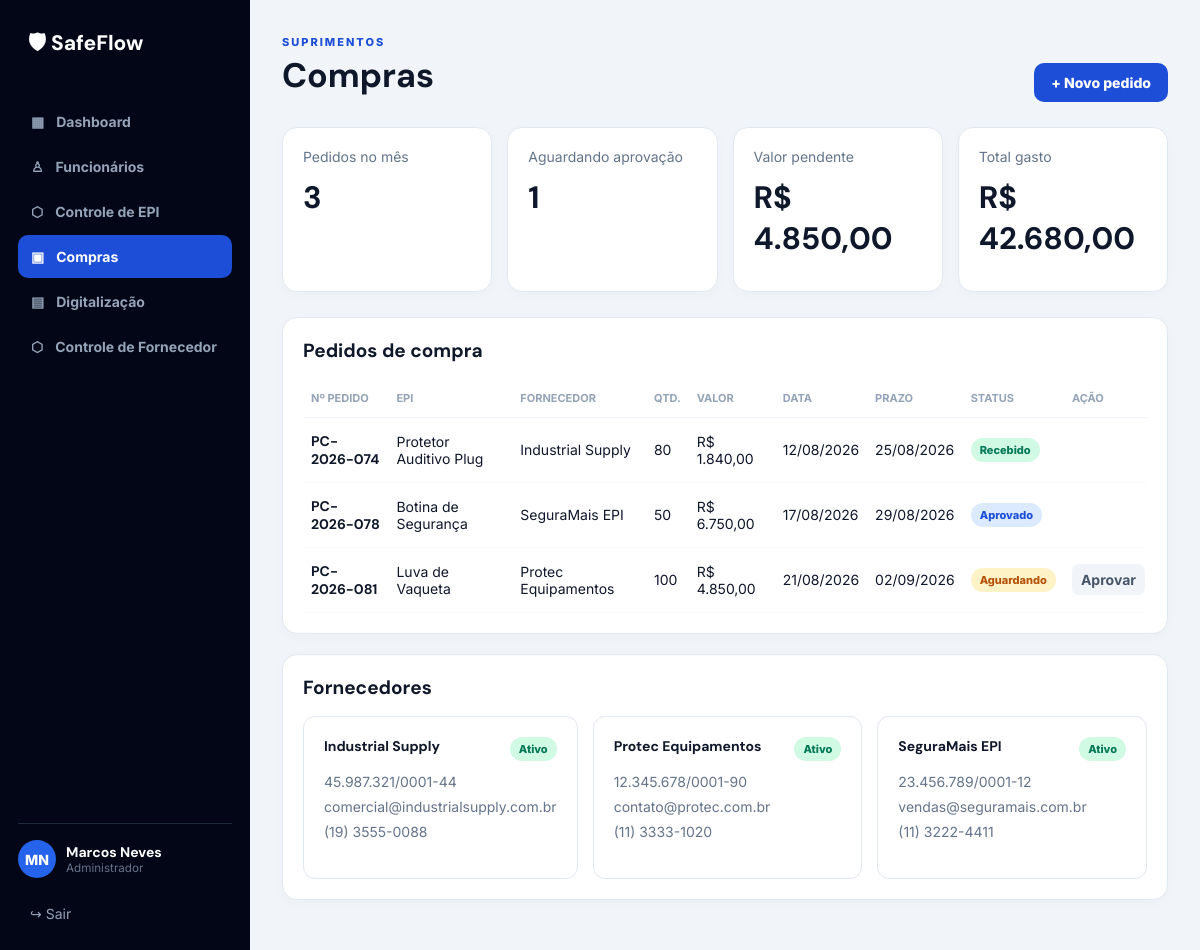
The app's page /compras.php (signed in) with its own data.
### tables this page shows
CREATE TABLE IF NOT EXISTS pedidos (
  id INT AUTO_INCREMENT PRIMARY KEY,
  numero VARCHAR(30) NOT NULL UNIQUE,
  epi_id INT NULL,
  fornecedor_id INT NULL,
  quantidade INT NOT NULL DEFAULT 1,
  valor DECIMAL(12,2) NOT NULL DEFAULT 0.00,
  data_pedido DATE NOT NULL,
  prazo DATE NULL,
  status ENUM('Aguardando','Aprovado','Recebido','Cancelado') NOT NULL DEFAULT 'Aguardando',
  observacoes TEXT NULL,
  criado_em TIMESTAMP DEFAULT CURRENT_TIMESTAMP,
  CONSTRAINT fk_pedidos_epi FOREIGN KEY (epi_id) REFERENCES epis(id) ON DELETE SET NULL ON UPDATE CASCADE,
  CONSTRAINT fk_pedidos_fornecedor FOREIGN KEY (fornecedor_id) REFERENCES fornecedores(id) ON DELETE SET NULL ON UPDATE CASCADE
);

CREATE TABLE IF NOT EXISTS epis (
  id INT AUTO_INCREMENT PRIMARY KEY,
  nome VARCHAR(150) NOT NULL,
  ca VARCHAR(30) NOT NULL,
  categoria VARCHAR(80) NOT NULL,
  estoque INT NOT NULL DEFAULT 0,
  estoque_minimo INT NOT NULL DEFAULT 0,
  validade_ca DATE NOT NULL,
  criado_em TIMESTAMP DEFAULT CURRENT_TIMESTAMP
);

CREATE TABLE IF NOT EXISTS fornecedores (
  id INT AUTO_INCREMENT PRIMARY KEY,
  nome VARCHAR(150) NOT NULL,
  cnpj VARCHAR(30) NULL,
  email VARCHAR(150) NULL,
  telefone VARCHAR(30) NULL,
  status ENUM('Ativo','Inativo') NOT NULL DEFAULT 'Ativo',
  criado_em TIMESTAMP DEFAULT CURRENT_TIMESTAMP
);

### compras.php (the view, shortened to what this page needs)
<?php
require 'includes/header.php';
$ped = $pdo->query(
    "SELECT p.*, e.nome epi, f.nome fornecedor
     FROM pedidos p
     LEFT JOIN epis e ON e.id = p.epi_id
     LEFT JOIN fornecedores f ON f.id = p.fornecedor_id
     ORDER BY p.id DESC"
)->fetchAll();
$for = $pdo->query("SELECT * FROM fornecedores ORDER BY nome")->fetchAll();
?>
<div class="page-head">
    <div>
        <span class="eyebrow">SUPRIMENTOS</span>
        <h1>Compras</h1>
    </div>
    <button class="btn btn-primary" onclick="openModal('modalCompra')">+ Novo pedido</button>
</div>
<div class="cards four">
    <div class="metric">
        <span>Pedidos no mês</span>
        <b><?= count($ped) ?></b>
    </div>
    <div class="metric">
        <span>Aguardando aprovação</span>
        <b><?= count(array_filter($ped, fn($p) => $p['status'] == 'Aguardando')) ?></b>
    </div>
    <div class="metric">
        <span>Valor pendente</span>
        <b>R$ <?= number_format(array_sum(array_map(fn($p) => $p['status'] == 'Aguardando' ? $p['valor'] : 0, $ped)), 2, ',', '.') ?></b>
    </div>
    <div class="metric">
        <span>Total gasto</span>
        <b>R$ 42.680,00</b>
    </div>
</div>
<section class="panel">
    <h2>Pedidos de compra</h2>
    <div class="table-wrap">
        <table>
            <thead>
                <tr>
                    <th>Nº Pedido</th>
                    <th>EPI</th>
                    <th>Fornecedor</th>
                    <th>Qtd.</th>
                    <th>Valor</th>
                    <th>Data</th>
                    <th>Prazo</th>
                    <th>Status</th>
                    <th>Ação</th>
                </tr>
            </thead>
            <tbody>
                <?php foreach ($ped as $p): ?>
                    <tr>
                        <td>
                            <b><?= $p['numero'] ?></b>
                        </td>
                        <td><?= htmlspecialchars($p['epi']) ?></td>
                        <td><?= htmlspecialchars($p['fornecedor']) ?></td>
                        <td><?= $p['quantidade'] ?></td>
                        <td>R$ <?= number_format($p['valor'], 2, ',', '.') ?></td>
                        <td><?= date('d/m/Y', strtotime($p['data_pedido'])) ?></td>
                        <td><?= $p['prazo'] ? date('d/m/Y', strtotime($p['prazo'])) : '-' ?></td>
                        <td>
                            <span class="pill <?= $p['status'] == 'Aguardando' ? 'amber' : ($p['status'] == 'Recebido' ? 'green' : 'blue') ?>">
                                <?= $p['status'] ?>
                            </span>
                        </td>
                        <td>
                            <?php if ($p['status'] == 'Aguardando'): ?>
                                <form method="post">
                                    <button class="btn-mini" name="aprovar" value="<?= $p['id'] ?>">Aprovar</button>
                                </form>
                            <?php endif; ?>
                        </td>
                    </tr>
                <?php endforeach; ?>
            </tbody>
        </table>
    </div>
</section>
<section class="panel">
    <h2>Fornecedores</h2>
    <div class="supplier-grid">
        <?php foreach ($for as $f): ?>
            <div class="supplier">
                <b><?= htmlspecialchars($f['nome']) ?></b>
                <span class="pill green">Ativo</span>
                <p>
                    <?= $f['cnpj'] ?><br>
                    <?= $f['email'] ?><br>
                    <?= $f['telefone'] ?>
                </p>
            </div>
        <?php endforeach; ?>
    </div>
</section>
<?php require 'includes/footer.php'; ?>

### header.php (shortened to what this page needs)
<?php
$page = basename($_SERVER['PHP_SELF']);
?>
<!DOCTYPE html>
<html lang="pt-BR">
<head>
    <link
        rel="stylesheet"
        href="css/style.css"
    >
</head>
<body>
    <aside class="sidebar">
        <a
            class="brand"
            href="dashboard.php"
        >
            <span>🛡</span>
            SafeFlow
        </a>
        <nav>
            <a
                class="<?= $page === 'dashboard.php' ? 'active' : '' ?>"
                href="dashboard.php"
            >
                ▦
                <span>Dashboard</span>
            </a>
            <a
                class="<?= $page === 'funcionarios.php' ? 'active' : '' ?>"
                href="funcionarios.php"
            >
                ♙
                <span>Funcionários</span>
            </a>
            <a
                class="<?= $page === 'epi.php' ? 'active' : '' ?>"
                href="epi.php"
            >
                ⬡
                <span>Controle de EPI</span>
            </a>
            <a
                class="<?= $page === 'compras.php' ? 'active' : '' ?>"
                href="compras.php"
            >
                ▣
                <span>Compras</span>
            </a>
            <a
                class="<?= $page === 'documentos.php' ? 'active' : '' ?>"
                href="documentos.php"
            >
                ▤
                <span>Digitalização</span>
            </a>
            <a
                class="<?= $page === 'fornecedor.php' ? 'active' : '' ?>"
                href="fornecedor.php"
            >
                ⬡
                <span>Controle de Fornecedor</span>
            </a>
        </nav>
        <a
            href="editar.php"
            class="sidebar-user"
            style="
                text-decoration:none;
                color:inherit;
                cursor:pointer;
            "
            title="Editar meu perfil"
        >
            <div class="avatar">
                MN
            </div>
            <div>
                <b>
                    <?= htmlspecialchars(
                        $_SESSION['usuario']['nome'] ?? 'Usuário'
                    ) ?>
                </b>
                <small>
                    <?= htmlspecialchars(
                        $_SESSION['usuario']['perfil'] ?? ''
                    ) ?>
                </small>
            </div>
        </a>
        <a
            class="logout"
            href="logout.php"
        >
            ↪ Sair
        </a>
    </aside>
    <main class="main">

### footer.php (shortened to what this page needs)
    </main>
</body>
</html>

### style.css (style rules this page uses)
:root { --navy: #0f172a; --blue: #1d4ed8; --slate: #f1f5f9; --border: #e2e8f0; --muted: #64748b; }
* { box-sizing: border-box; }
body { margin: 0; background: var(--slate); color: #0f172a; font: 14px Inter, Arial, sans-serif; }
h1, h2, h3, b, .brand { font-family: "DM Sans", sans-serif; }
a { text-decoration: none; color: inherit; }
button, input, select, textarea { font: inherit; }
button { cursor: pointer; }
.btn { display: inline-flex; align-items: center; justify-content: center; border: 0; border-radius: 10px; padding: 11px 17px; font-weight: 800; }
.btn-primary { background: #1d4ed8; color: #fff; }
.brand { font-size: 21px; font-weight: 800; }
.eyebrow { font-size: 11px; letter-spacing: 2px; color: #1d4ed8; font-weight: 800; }
.sidebar { position: fixed; left: 0; top: 0; bottom: 0; width: 250px; background: #020617; color: white; padding: 18px; display: flex; flex-direction: column; }
.sidebar .brand { display: block; padding: 10px; margin-bottom: 25px; }
.sidebar nav a { display: flex; gap: 12px; padding: 13px; border-radius: 10px; color: #94a3b8; font-weight: 700; margin: 2px 0; }
.sidebar nav a:hover, .sidebar nav a.active { background: #1d4ed8; color: white; }
.sidebar-user { margin-top: auto; border-top: 1px solid #1e293b; padding-top: 16px; display: flex; gap: 10px; align-items: center; }
.avatar { display: grid; place-items: center; width: 38px; height: 38px; border-radius: 50%; background: #2563eb; font-weight: 800; }
.sidebar-user small { display: block; color: #64748b; }
.logout { margin-top: 15px; color: #94a3b8; padding: 12px; }
.main { margin-left: 250px; padding: 32px; min-height: 100vh; }
.page-head { display: flex; justify-content: space-between; align-items: end; margin-bottom: 25px; }
.page-head h1 { font-size: 34px; margin: 4px 0; }
.cards { display: grid; gap: 15px; margin-bottom: 25px; }
.cards.four { grid-template-columns: repeat(4, 1fr); }
.metric, .panel { background: white; border: 1px solid var(--border); border-radius: 15px; padding: 20px; box-shadow: 0 3px 12px #0f172a06; }
.metric span { display: block; color: #64748b; }
.metric b { display: block; font-size: 31px; margin: 12px 0; }
.green { color: #047857; background: #d1fae5 !important; }
.amber { color: #b45309; background: #fef3c7 !important; }
.blue { color: #1d4ed8; background: #dbeafe !important; }
.panel { margin-bottom: 20px; }
.panel h2 { font-size: 19px; margin-top: 0; }
.table-wrap { overflow: auto; }
table { width: 100%; border-collapse: collapse; min-width: 850px; }
th { font-size: 11px; text-transform: uppercase; color: #94a3b8; text-align: left; padding: 12px 8px; border-bottom: 1px solid #f1f5f9; }
td { padding: 14px 8px; border-bottom: 1px solid #f8fafc; }
.actions button, .btn-mini { border: 0; background: #f1f5f9; color: #475569; border-radius: 7px; padding: 7px 9px; font-weight: 700; }
.pill { display: inline-block; border-radius: 99px; padding: 5px 9px; font-size: 11px; font-weight: 800; }
.supplier-grid { display: grid; grid-template-columns: repeat(3, 1fr); gap: 15px; }
.supplier { border: 1px solid var(--border); padding: 20px; border-radius: 12px; }
.supplier .pill { float: right; }
.supplier p { color: #64748b; line-height: 1.8; }

### records on screen
pedidos: numero "PC-2026-074", epi.nome "Protetor Auditivo Plug", fornecedor.nome "Industrial Supply", quantidade "80", valor "1.840,00", data_pedido "12/08/2026", prazo "25/08/2026", status "Recebido"
pedidos: numero "PC-2026-078", epi.nome "Botina de Segurança", fornecedor.nome "SeguraMais EPI", quantidade "50", valor "6.750,00", data_pedido "17/08/2026", prazo "29/08/2026", status "Aprovado"
pedidos: numero "PC-2026-081", epi.nome "Luva de Vaqueta", fornecedor.nome "Protec Equipamentos", quantidade "100", valor "4.850,00", data_pedido "21/08/2026", prazo "02/09/2026", status "Aguardando", $p['id'] 1 (drawn)
fornecedores: nome "Industrial Supply", cnpj "45.987.321/0001-44", email "comercial@industrialsupply.com.br", telefone "(19) 3555-0088"
fornecedores: nome "Protec Equipamentos", cnpj "12.345.678/0001-90", email "contato@protec.com.br", telefone "(11) 3333-1020"
fornecedores: nome "SeguraMais EPI", cnpj "23.456.789/0001-12", email "vendas@seguramais.com.br", telefone "(11) 3222-4411"

### other values on screen
$_SESSION['usuario']['nome'] "Marcos Neves"
$_SESSION['usuario']['perfil'] "Administrador"
count($ped) "3"
count(array_filter($ped, fn($p) => $p['status'] == 'Aguardando')) "1"
